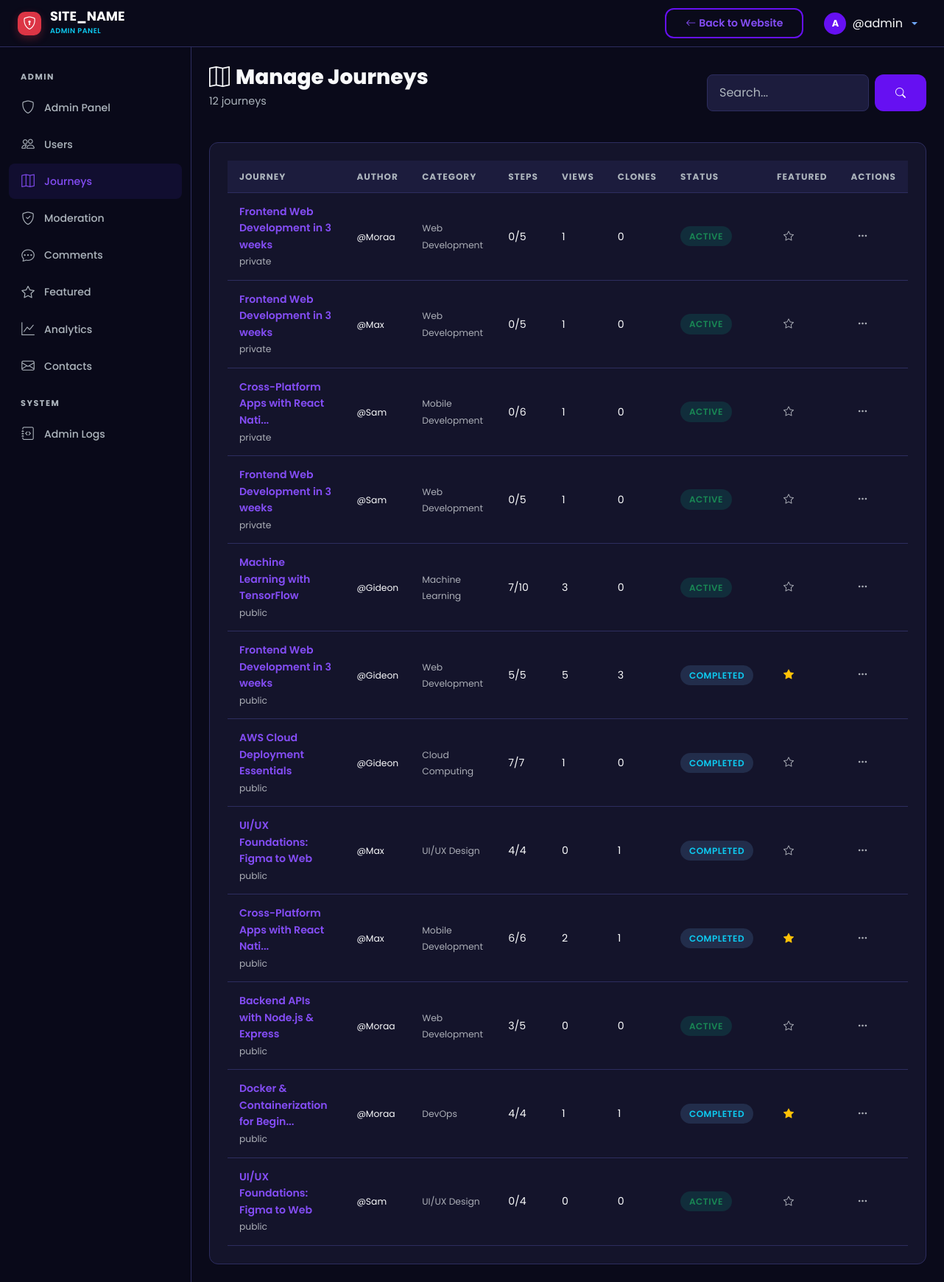
The app's page /admin/journeys.php (signed in), older data.
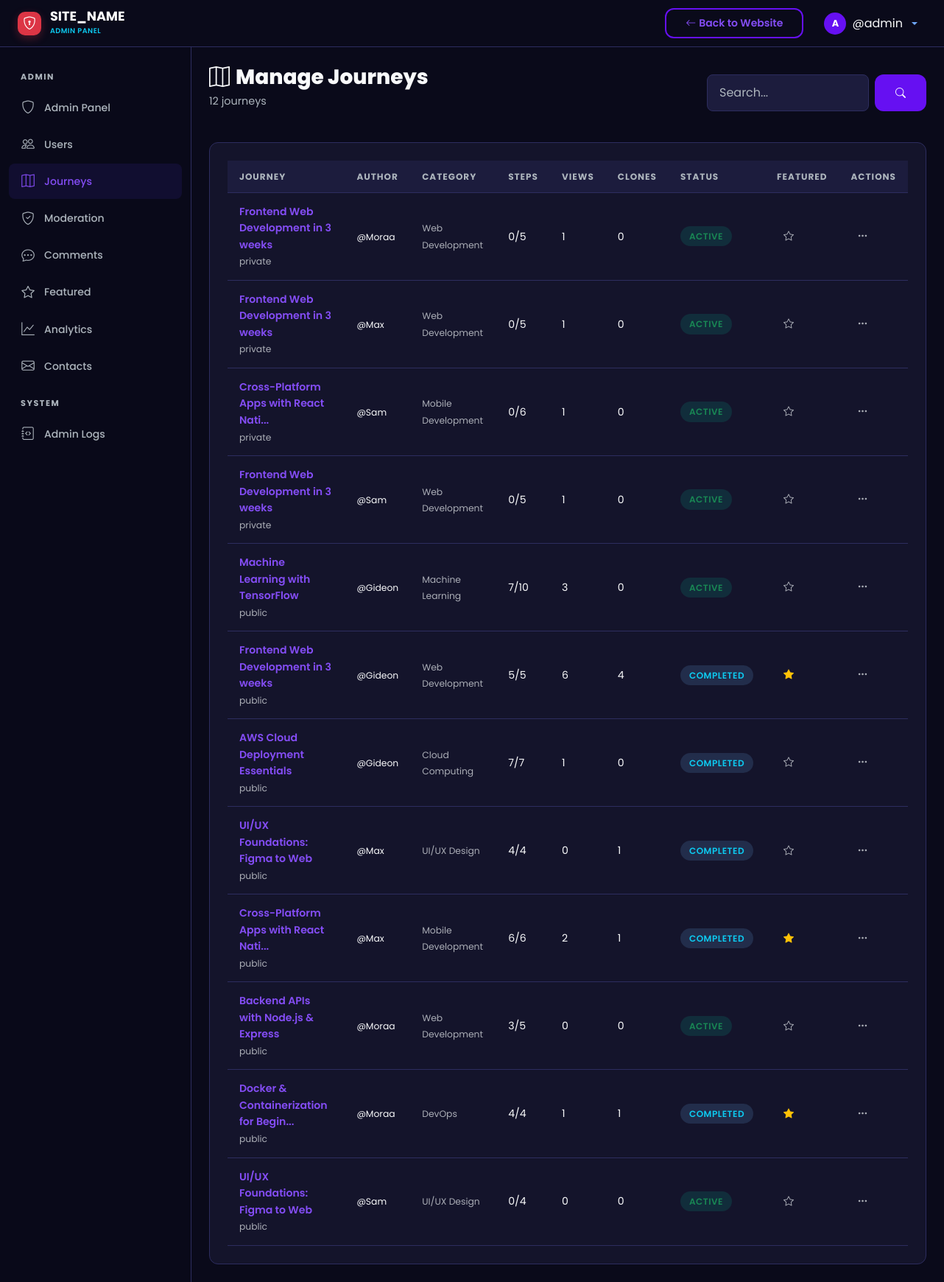
The same page, newer data.
### tables this page shows
CREATE TABLE `journeys` (
  `id` int UNSIGNED NOT NULL,
  `user_id` int UNSIGNED NOT NULL,
  `title` varchar(255) NOT NULL,
  `slug` varchar(255) NOT NULL,
  `description` text,
  `category_id` int UNSIGNED DEFAULT NULL,
  `visibility` enum('public','private') NOT NULL DEFAULT 'public',
  `status` enum('active','completed','archived') NOT NULL DEFAULT 'active',
  `is_featured` tinyint(1) NOT NULL DEFAULT '0',
  `total_steps` int UNSIGNED NOT NULL DEFAULT '0',
  `completed_steps` int UNSIGNED NOT NULL DEFAULT '0',
  `clone_count` int UNSIGNED NOT NULL DEFAULT '0',
  `view_count` int UNSIGNED NOT NULL DEFAULT '0',
  `created_at` datetime NOT NULL DEFAULT CURRENT_TIMESTAMP,
  `updated_at` datetime NOT NULL DEFAULT CURRENT_TIMESTAMP ON UPDATE CURRENT_TIMESTAMP
);

CREATE TABLE `users` (
  `id` int UNSIGNED NOT NULL,
  `username` varchar(50) NOT NULL,
  `email` varchar(255) NOT NULL,
  `password_hash` varchar(255) NOT NULL,
  `full_name` varchar(100) NOT NULL,
  `avatar` varchar(255) DEFAULT 'default-avatar.png',
  `bio` text,
  `role` enum('user','admin') NOT NULL DEFAULT 'user',
  `is_active` tinyint(1) NOT NULL DEFAULT '1',
  `current_streak` int UNSIGNED NOT NULL DEFAULT '0',
  `longest_streak` int UNSIGNED NOT NULL DEFAULT '0',
  `last_activity_date` date DEFAULT NULL,
  `created_at` datetime NOT NULL DEFAULT CURRENT_TIMESTAMP,
  `updated_at` datetime NOT NULL DEFAULT CURRENT_TIMESTAMP ON UPDATE CURRENT_TIMESTAMP
);

CREATE TABLE `categories` (
  `id` int UNSIGNED NOT NULL,
  `name` varchar(100) NOT NULL,
  `slug` varchar(100) NOT NULL,
  `icon` varchar(50) DEFAULT 'bi-folder',
  `created_at` datetime NOT NULL DEFAULT CURRENT_TIMESTAMP
);

### includes/helpers.php (called while the page is built, shortened)
<?php
function generateCSRFToken(): string {
    return $_SESSION['csrf_token'];
}
function sanitize(?string $input): string {
    return htmlspecialchars(trim($input), ENT_QUOTES, 'UTF-8');
}
function truncateText(string $text, int $length = 150): string {
    if (mb_strlen($text) <= $length) return $text;
    return mb_substr($text, 0, $length) . '...';
}

### admin/journeys.php (the view, shortened to what this page needs)
<?php
require_once __DIR__ . '/../includes/helpers.php';
require_once __DIR__ . '/includes/admin_header.php';
$search = trim($_GET['q'] ?? '');
$where = '1=1';
$params = [];
$stmt = $db->prepare("SELECT j.*, u.username, c.name AS category_name FROM journeys j JOIN users u ON j.user_id = u.id LEFT JOIN categories c ON j.category_id = c.id WHERE $where ORDER BY j.created_at DESC LIMIT 100");
$stmt->execute($params);
$journeys = $stmt->fetchAll();
?>
<div class="st-page-header d-flex align-items-center justify-content-between flex-wrap gap-3">
    <div>
        <h1 class="st-page-title"><i class="bi bi-map me-2"></i>Manage Journeys</h1>
        <p class="st-page-subtitle"><?= count($journeys) ?> journeys</p>
    </div>
    <form method="GET" class="d-flex gap-2">
        <input type="text" name="q" class="form-control st-form-control" placeholder="Search..." value="<?= sanitize($search) ?>" style="width:220px;">
        <button class="btn btn-st-primary btn-sm"><i class="bi bi-search"></i></button>
    </form>
</div>
<div class="st-card">
    <div class="table-responsive">
        <table class="st-table">
            <thead><tr><th>Journey</th><th>Author</th><th>Category</th><th>Steps</th><th>Views</th><th>Clones</th><th>Status</th><th>Featured</th><th>Actions</th></tr></thead>
            <tbody>
                <?php foreach ($journeys as $j): ?>
                <tr>
                    <td>
                        <a href="<?= SITE_URL ?>/journey/view.php?id=<?= $j['id'] ?>" class="fw-semibold text-decoration-none"><?= sanitize(truncateText($j['title'], 35)) ?></a>
                        <br><small class="text-muted"><?= $j['visibility'] ?></small>
                    </td>
                    <td><small><?= sanitize($j['username']) ?></small></td>
                    <td><small class="text-muted"><?= sanitize($j['category_name'] ?? '-') ?></small></td>
                    <td><?= $j['completed_steps'] ?>/<?= $j['total_steps'] ?></td>
                    <td><?= number_format($j['view_count']) ?></td>
                    <td><?= $j['clone_count'] ?></td>
                    <td><span class="st-badge <?= $j['status'] === 'active' ? 'st-badge-success' : ($j['status'] === 'completed' ? 'st-badge-info' : 'st-badge-warning') ?>"><?= $j['status'] ?></span></td>
                    <td>
                        <a href="?action=toggle_feature&id=<?= $j['id'] ?>&token=<?= generateCSRFToken() ?>" class="btn btn-sm btn-link">
                            <i class="bi <?= $j['is_featured'] ? 'bi-star-fill text-warning' : 'bi-star text-muted' ?>"></i>
                        </a>
                    </td>
                    <td>
                        <div class="dropdown">
                            <button class="btn btn-sm btn-link text-muted" data-bs-toggle="dropdown"><i class="bi bi-three-dots"></i></button>
                        </div>
                    </td>
                </tr>
                <?php endforeach; ?>
            </tbody>
        </table>
    </div>
</div>
<?php require_once __DIR__ . '/includes/admin_footer.php'; ?>

Row changes from the older to the newer data that the page shows:
changed journeys (number 6 of 12 on the later page): view_count "5" → "6"; clone_count "3" → "4"
